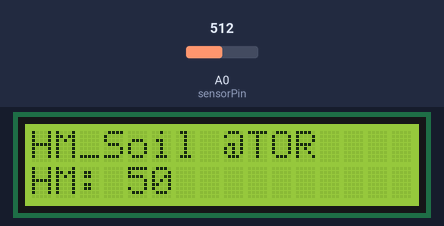
Bench run of a sketch on a simulated Arduino Uno, built with avr-gcc and run on an emulated ATmega328P. On the bench: 16×2 character LCD. The test bench sets the inputs (shaded band); at power-on: A0 (sensorPin) = 512. What the sketch prints to the serial monitor is not drawn.

Above: at 1.2 s.
1.3 s: A0 (sensorPin) set to 716
At 2.1 s:
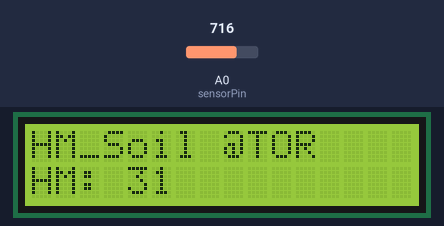
3.0 s: A0 (sensorPin) set to 900
At 3.4 s:
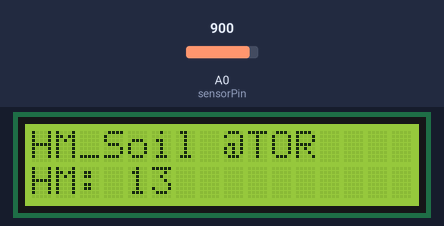
4.5 s: A0 (sensorPin) set to 1023
At 5.9 s:
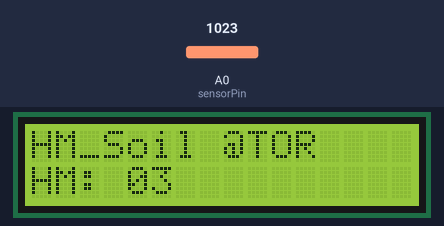
Timing chart, 0 to 7.5 s (numbered marks = the images above; inputs shaded):
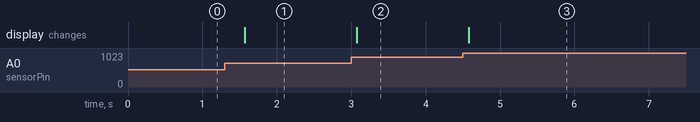

The sketch:

test_HMSensor_LCD_1602.ino
```cpp
#include <LiquidCrystal.h>

const int rs = 12, en = 11, d4 = 5, d5 = 4, d6 = 3, d7 = 2;
LiquidCrystal lcd(rs, en, d4, d5, d6, d7);

void setup() {

  lcd.begin(16, 2);

  lcd.print("HM_Soil @TOR");
  Serial.begin(9600);
}
int sensorPin = A0;
void loop() {

  lcd.setCursor(0, 1);
   int sensorValue;
  sensorValue = analogRead(sensorPin);
  sensorValue = map(sensorValue, 0, 1023, 100, 0);
  Serial.print("Soil moisture: ");
  Serial.print(sensorValue);
  Serial.println(" %");
  Serial.println(sensorValue);
  lcd.print("HM: ");
lcd.print( sensorValue);
  delay(500);
}
```

Measured:
- after the input at 1.3 s, the display: changes after 0.27 s (image 1)
- after the input at 3.0 s, the display: changes after 0.08 s (image 2)
- after the input at 4.5 s, the display: changes after 0.08 s (image 3)
